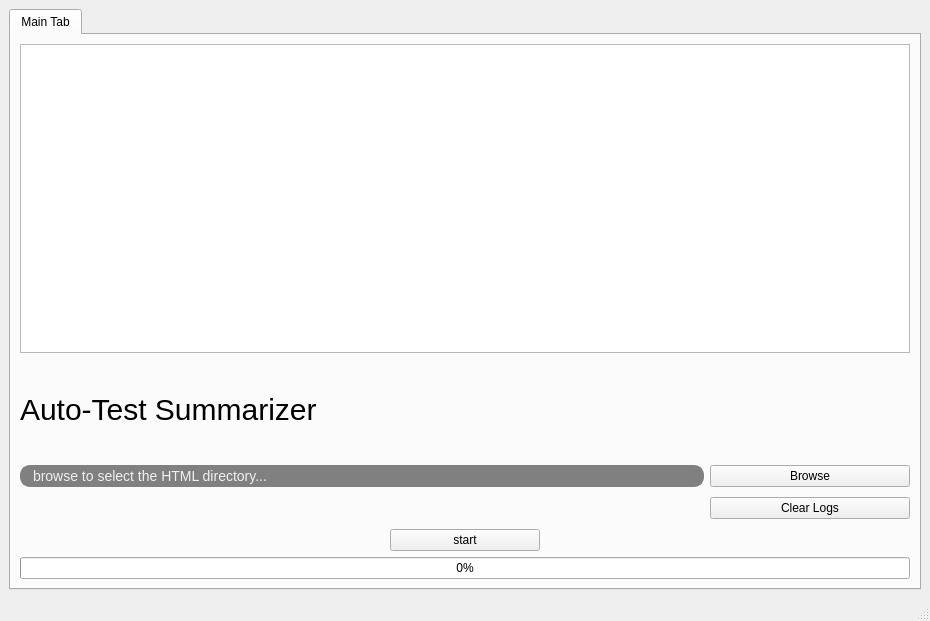
<?xml version="1.0" encoding="UTF-8"?>
<ui version="4.0">
 <class>MainWindow</class>
 <widget class="QMainWindow" name="MainWindow">
  <property name="geometry">
   <rect>
    <x>0</x>
    <y>0</y>
    <width>930</width>
    <height>621</height>
   </rect>
  </property>
  <property name="windowTitle">
   <string>Auto-Test Summarizer</string>
  </property>
  <property name="windowIcon">
   <iconset resource="r.qrc">
    <normaloff>:/icon/automation_icon-icons.com_70310.ico</normaloff>:/icon/automation_icon-icons.com_70310.ico</iconset>
  </property>
  <widget class="QWidget" name="centralwidget">
   <layout class="QGridLayout" name="gridLayout">
    <item row="0" column="0">
     <widget class="QTabWidget" name="tabWidget">
      <property name="styleSheet">
       <string notr="true">/*
 * The MIT License (MIT)
 *
 * Copyright (c) &lt;2013-2014&gt; &lt;Colin Duquesnoy&gt;
 *
 * Permission is hereby granted, free of charge, to any person obtaining a copy
 * of this software and associated documentation files (the &quot;Software&quot;), to deal
 * in the Software without restriction, including without limitation the rights
 * to use, copy, modify, merge, publish, distribute, sublicense, and/or sell
 * copies of the Software, and to permit persons to whom the Software is
 * furnished to do so, subject to the following conditions:

 * The above copyright notice and this permission notice shall be included in
 * all copies or substantial portions of the Software.

 * THE SOFTWARE IS PROVIDED &quot;AS IS&quot;, WITHOUT WARRANTY OF ANY KIND, EXPRESS OR
 * IMPLIED, INCLUDING BUT NOT LIMITED TO THE WARRANTIES OF MERCHANTABILITY,
 * FITNESS FOR A PARTICULAR PURPOSE AND NONINFRINGEMENT. IN NO EVENT SHALL THE
 * AUTHORS OR COPYRIGHT HOLDERS BE LIABLE FOR ANY CLAIM, DAMAGES OR OTHER
 * LIABILITY, WHETHER IN AN ACTION OF CONTRACT, TORT OR OTHERWISE, ARISING FROM,
 * OUT OF OR IN CONNECTION WITH THE SOFTWARE OR THE USE OR OTHER DEALINGS IN
 * THE SOFTWARE.
 */
QToolTip
{
    border: 1px solid #76797C;
    background-color: rgb(90, 102, 117);;
    color: white;
    padding: 5px;
    opacity: 200;
}

QWidget
{
    color: #eff0f1;
    background-color: #31363b;
    selection-background-color:#3daee9;
    selection-color: #eff0f1;
    background-clip: border;
    border-image: none;
    border: 0px transparent black;
    outline: 0;
}

QWidget:item:hover
{
    background-color: #3daee9;
    color: #eff0f1;
}

QWidget:item:selected
{
    background-color: #3daee9;
}

QCheckBox
{
    spacing: 5px;
    outline: none;
    color: #eff0f1;
    margin-bottom: 2px;
}

QCheckBox:disabled
{
    color: #76797C;
}

QCheckBox::indicator,
QGroupBox::indicator
{
    width: 18px;
    height: 18px;
}
QGroupBox::indicator
{
    margin-left: 2px;
}

QCheckBox::indicator:unchecked
{
    image: url(:/qss_icons/Dark_rc/checkbox_unchecked.png);
}

QCheckBox::indicator:unchecked:hover,
QCheckBox::indicator:unchecked:focus,
QCheckBox::indicator:unchecked:pressed,
QGroupBox::indicator:unchecked:hover,
QGroupBox::indicator:unchecked:focus,
QGroupBox::indicator:unchecked:pressed
{
  border: none;
    image: url(:/qss_icons/Dark_rc/checkbox_unchecked_focus.png);
}

QCheckBox::indicator:checked
{
    image: url(:/qss_icons/Dark_rc/checkbox_checked.png);
}

QCheckBox::indicator:checked:hover,
QCheckBox::indicator:checked:focus,
QCheckBox::indicator:checked:pressed,
QGroupBox::indicator:checked:hover,
QGroupBox::indicator:checked:focus,
QGroupBox::indicator:checked:pressed
{
  border: none;
    image: url(:/qss_icons/Dark_rc/checkbox_checked_focus.png);
}


QCheckBox::indicator:indeterminate
{
    image: url(:/qss_icons/Dark_rc/checkbox_indeterminate.png);
}

QCheckBox::indicator:indeterminate:focus,
QCheckBox::indicator:indeterminate:hover,
QCheckBox::indicator:indeterminate:pressed
{
    image: url(:/qss_icons/Dark_rc/checkbox_indeterminate_focus.png);
}

QCheckBox::indicator:checked:disabled,
QGroupBox::indicator:checked:disabled
{
    image: url(:/qss_icons/Dark_rc/checkbox_checked_disabled.png);
}

QCheckBox::indicator:unchecked:disabled,
QGroupBox::indicator:unchecked:disabled
{
    image: url(:/qss_icons/Dark_rc/checkbox_unchecked_disabled.png);
}

QRadioButton
{
    spacing: 5px;
    outline: none;
    color: #eff0f1;
    margin-bottom: 2px;
}

QRadioButton:disabled
{
    color: #76797C;
}
QRadioButton::indicator
{
    width: 21px;
    height: 21px;
}

QRadioButton::indicator:unchecked
{
    image: url(:/qss_icons/Dark_rc/radio_unchecked.png);
}


QRadioButton::indicator:unchecked:hover,
QRadioButton::indicator:unchecked:focus,
QRadioButton::indicator:unchecked:pressed
{
    border: none;
    outline: none;
    image: url(:/qss_icons/Dark_rc/radio_unchecked_focus.png);
}

QRadioButton::indicator:checked
{
    border: none;
    outline: none;
    image: url(:/qss_icons/Dark_rc/radio_checked.png);
}

QRadioButton::indicator:checked:hover,
QRadioButton::indicator:checked:focus,
QRadioButton::indicator:checked:pressed
{
    border: none;
    outline: none;
    image: url(:/qss_icons/Dark_rc/radio_checked_focus.png);
}

QRadioButton::indicator:checked:disabled
{
    outline: none;
    image: url(:/qss_icons/Dark_rc/radio_checked_disabled.png);
}

QRadioButton::indicator:unchecked:disabled
{
    image: url(:/qss_icons/Dark_rc/radio_unchecked_disabled.png);
}


QMenuBar
{
    background-color: #31363b;
    color: #eff0f1;
}

QMenuBar::item
{
    background: transparent;
}

QMenuBar::item:selected
{
    background: transparent;
    border: 1px solid #76797C;
}

QMenuBar::item:pressed
{
    border: 1px solid #76797C;
    background-color: #3daee9;
    color: #eff0f1;
    margin-bottom:-1px;
    padding-bottom:1px;
}

QMenu
{
    border: 1px solid #76797C;
    color: #eff0f1;
    margin: 2px;
}

QMenu::icon
{
    margin: 5px;
}

QMenu::item
{
    padding: 5px 30px 5px 30px;
    margin-left: 5px;
    border: 1px solid transparent; /* reserve space for selection border */
}

QMenu::item:selected
{
    color: #eff0f1;
}

QMenu::separator {
    height: 2px;
    background: lightblue;
    margin-left: 10px;
    margin-right: 5px;
}

QMenu::indicator {
    width: 18px;
    height: 18px;
}

/* non-exclusive indicator = check box style indicator
   (see QActionGroup::setExclusive) */
QMenu::indicator:non-exclusive:unchecked {
    image: url(:/qss_icons/Dark_rc/checkbox_unchecked.png);
}

QMenu::indicator:non-exclusive:unchecked:selected {
    image: url(:/qss_icons/Dark_rc/checkbox_unchecked_disabled.png);
}

QMenu::indicator:non-exclusive:checked {
    image: url(:/qss_icons/Dark_rc/checkbox_checked.png);
}

QMenu::indicator:non-exclusive:checked:selected {
    image: url(:/qss_icons/Dark_rc/checkbox_checked_disabled.png);
}

/* exclusive indicator = radio button style indicator (see QActionGroup::setExclusive) */
QMenu::indicator:exclusive:unchecked {
    image: url(:/qss_icons/Dark_rc/radio_unchecked.png);
}

QMenu::indicator:exclusive:unchecked:selected {
    image: url(:/qss_icons/Dark_rc/radio_unchecked_disabled.png);
}

QMenu::indicator:exclusive:checked {
    image: url(:/qss_icons/Dark_rc/radio_checked.png);
}

QMenu::indicator:exclusive:checked:selected {
    image: url(:/qss_icons/Dark_rc/radio_checked_disabled.png);
}

QMenu::right-arrow {
    margin: 5px;
    image: url(:/qss_icons/Dark_rc/right_arrow.png)
}


QWidget:disabled
{
    color: #454545;
    background-color: #31363b;
}

QAbstractItemView
{
    alternate-background-color: #31363b;
    color: #eff0f1;
    border: 1px solid 3A3939;
    border-radius: 2px;
}

QWidget:focus, QMenuBar:focus
{
    border: 1px solid #3daee9;
}

QTabWidget:focus, QCheckBox:focus, QRadioButton:focus, QSlider:focus
{
    border: none;
}

QLineEdit
{
    background-color: #232629;
    padding: 5px;
    border-style: solid;
    border: 1px solid #76797C;
    border-radius: 2px;
    color: #eff0f1;
}

QGroupBox {
    border:1px solid #76797C;
    border-radius: 2px;
    margin-top: 20px;
}

QGroupBox::title {
    subcontrol-origin: margin;
    subcontrol-position: top center;
    padding-left: 10px;
    padding-right: 10px;
    padding-top: 10px;
}

QAbstractScrollArea
{
    border-radius: 2px;
    border: 1px solid #76797C;
    background-color: transparent;
}

QScrollBar:horizontal
{
    height: 15px;
    margin: 3px 15px 3px 15px;
    border: 1px transparent #2A2929;
    border-radius: 4px;
    background-color: #2A2929;
}

QScrollBar::handle:horizontal
{
    background-color: #605F5F;
    min-width: 5px;
    border-radius: 4px;
}

QScrollBar::add-line:horizontal
{
    margin: 0px 3px 0px 3px;
    border-image: url(:/qss_icons/Dark_rc/right_arrow_disabled.png);
    width: 10px;
    height: 10px;
    subcontrol-position: right;
    subcontrol-origin: margin;
}

QScrollBar::sub-line:horizontal
{
    margin: 0px 3px 0px 3px;
    border-image: url(:/qss_icons/Dark_rc/left_arrow_disabled.png);
    height: 10px;
    width: 10px;
    subcontrol-position: left;
    subcontrol-origin: margin;
}

QScrollBar::add-line:horizontal:hover,QScrollBar::add-line:horizontal:on
{
    border-image: url(:/qss_icons/Dark_rc/right_arrow.png);
    height: 10px;
    width: 10px;
    subcontrol-position: right;
    subcontrol-origin: margin;
}


QScrollBar::sub-line:horizontal:hover, QScrollBar::sub-line:horizontal:on
{
    border-image: url(:/qss_icons/Dark_rc/left_arrow.png);
    height: 10px;
    width: 10px;
    subcontrol-position: left;
    subcontrol-origin: margin;
}

QScrollBar::up-arrow:horizontal, QScrollBar::down-arrow:horizontal
{
    background: none;
}


QScrollBar::add-page:horizontal, QScrollBar::sub-page:horizontal
{
    background: none;
}

QScrollBar:vertical
{
    background-color: #2A2929;
    width: 15px;
    margin: 15px 3px 15px 3px;
    border: 1px transparent #2A2929;
    border-radius: 4px;
}

QScrollBar::handle:vertical
{
    background-color: #605F5F;
    min-height: 5px;
    border-radius: 4px;
}

QScrollBar::sub-line:vertical
{
    margin: 3px 0px 3px 0px;
    border-image: url(:/qss_icons/Dark_rc/up_arrow_disabled.png);
    height: 10px;
    width: 10px;
    subcontrol-position: top;
    subcontrol-origin: margin;
}

QScrollBar::add-line:vertical
{
    margin: 3px 0px 3px 0px;
    border-image: url(:/qss_icons/Dark_rc/down_arrow_disabled.png);
    height: 10px;
    width: 10px;
    subcontrol-position: bottom;
    subcontrol-origin: margin;
}

QScrollBar::sub-line:vertical:hover,QScrollBar::sub-line:vertical:on
{

    border-image: url(:/qss_icons/Dark_rc/up_arrow.png);
    height: 10px;
    width: 10px;
    subcontrol-position: top;
    subcontrol-origin: margin;
}


QScrollBar::add-line:vertical:hover, QScrollBar::add-line:vertical:on
{
    border-image: url(:/qss_icons/Dark_rc/down_arrow.png);
    height: 10px;
    width: 10px;
    subcontrol-position: bottom;
    subcontrol-origin: margin;
}

QScrollBar::up-arrow:vertical, QScrollBar::down-arrow:vertical
{
    background: none;
}


QScrollBar::add-page:vertical, QScrollBar::sub-page:vertical
{
    background: none;
}

QTextEdit
{
    background-color: #232629;
    color: #eff0f1;
    border: 1px solid #76797C;
}

QPlainTextEdit
{
    background-color: #232629;;
    color: #eff0f1;
    border-radius: 2px;
    border: 1px solid #76797C;
}

QHeaderView::section
{
    background-color: #76797C;
    color: #eff0f1;
    padding: 5px;
    border: 1px solid #76797C;
}

QSizeGrip {
    image: url(:/qss_icons/Dark_rc/sizegrip.png);
    width: 12px;
    height: 12px;
}


QMainWindow::separator
{
    background-color: #31363b;
    color: white;
    padding-left: 4px;
    spacing: 2px;
    border: 1px dashed #76797C;
}

QMainWindow::separator:hover
{

    background-color: #787876;
    color: white;
    padding-left: 4px;
    border: 1px solid #76797C;
    spacing: 2px;
}


QMenu::separator
{
    height: 1px;
    background-color: #76797C;
    color: white;
    padding-left: 4px;
    margin-left: 10px;
    margin-right: 5px;
}


QFrame
{
    border-radius: 2px;
    border: 1px solid #76797C;
}

QFrame[frameShape=&quot;0&quot;]
{
    border-radius: 2px;
    border: 1px transparent #76797C;
}

QStackedWidget
{
    border: 1px transparent black;
}

QToolBar {
    border: 1px transparent #393838;
    background: 1px solid #31363b;
    font-weight: bold;
}

QToolBar::handle:horizontal {
    image: url(:/qss_icons/Dark_rc/Hmovetoolbar.png);
}
QToolBar::handle:vertical {
    image: url(:/qss_icons/Dark_rc/Vmovetoolbar.png);
}
QToolBar::separator:horizontal {
    image: url(:/qss_icons/Dark_rc/Hsepartoolbar.png);
}
QToolBar::separator:vertical {
    image: url(:/qss_icons/Dark_rc/Vsepartoolbar.png);
}
QToolButton#qt_toolbar_ext_button {
    background: #58595a
}

QPushButton
{
    color: #eff0f1;
    background-color: #31363b;
    border-width: 1px;
    border-color: #76797C;
    border-style: solid;
    padding: 5px;
    border-radius: 2px;
    outline: none;
}

QPushButton:disabled
{
    background-color: #31363b;
    border-width: 1px;
    border-color: #454545;
    border-style: solid;
    padding-top: 5px;
    padding-bottom: 5px;
    padding-left: 10px;
    padding-right: 10px;
    border-radius: 2px;
    color: #454545;
}

QPushButton:focus {
    background-color: #3daee9;
    color: white;
}

QPushButton:pressed
{
    background-color: #3daee9;
    padding-top: -15px;
    padding-bottom: -17px;
}

QComboBox
{
    selection-background-color: #3daee9;
    border-style: solid;
    border: 1px solid #76797C;
    border-radius: 2px;
    padding: 5px;
    min-width: 75px;
}

QPushButton:checked{
    background-color: #76797C;
    border-color: #6A6969;
}

QComboBox:hover,QPushButton:hover,QAbstractSpinBox:hover,QLineEdit:hover,QTextEdit:hover,QPlainTextEdit:hover,QAbstractView:hover,QTreeView:hover
{
    border: 1px solid #3daee9;
    color: #eff0f1;
}

QComboBox:on
{
    padding-top: 3px;
    padding-left: 4px;
    selection-background-color: #4a4a4a;
}

QComboBox QAbstractItemView
{
    background-color: #232629;
    border-radius: 2px;
    border: 1px solid #76797C;
    selection-background-color: #3daee9;
}

QComboBox::drop-down
{
    subcontrol-origin: padding;
    subcontrol-position: top right;
    width: 15px;

    border-left-width: 0px;
    border-left-color: darkgray;
    border-left-style: solid;
    border-top-right-radius: 3px;
    border-bottom-right-radius: 3px;
}

QComboBox::down-arrow
{
    image: url(:/qss_icons/Dark_rc/down_arrow_disabled.png);
}

QComboBox::down-arrow:on, QComboBox::down-arrow:hover,
QComboBox::down-arrow:focus
{
    image: url(:/qss_icons/Dark_rc/down_arrow.png);
}

QAbstractSpinBox {
    padding: 5px;
    border: 1px solid #76797C;
    background-color: #232629;
    color: #eff0f1;
    border-radius: 2px;
    min-width: 75px;
}

QAbstractSpinBox:up-button
{
    background-color: transparent;
    subcontrol-origin: border;
    subcontrol-position: center right;
}

QAbstractSpinBox:down-button
{
    background-color: transparent;
    subcontrol-origin: border;
    subcontrol-position: center left;
}

QAbstractSpinBox::up-arrow,QAbstractSpinBox::up-arrow:disabled,QAbstractSpinBox::up-arrow:off {
    image: url(:/qss_icons/Dark_rc/up_arrow_disabled.png);
    width: 10px;
    height: 10px;
}
QAbstractSpinBox::up-arrow:hover
{
    image: url(:/qss_icons/Dark_rc/up_arrow.png);
}


QAbstractSpinBox::down-arrow,QAbstractSpinBox::down-arrow:disabled,QAbstractSpinBox::down-arrow:off
{
    image: url(:/qss_icons/Dark_rc/down_arrow_disabled.png);
    width: 10px;
    height: 10px;
}
QAbstractSpinBox::down-arrow:hover
{
    image: url(:/qss_icons/Dark_rc/down_arrow.png);
}


QLabel
{
    border: 0px solid black;
}

QTabWidget{
    border: 0px transparent black;
}

QTabWidget::pane {
    border: 1px solid #76797C;
    padding: 5px;
    margin: 0px;
}

QTabBar
{
    qproperty-drawBase: 0;
    left: 5px; /* move to the right by 5px */
    border-radius: 3px;
}

QTabBar:focus
{
    border: 0px transparent black;
}

QTabBar::close-button  {
    image: url(:/qss_icons/Dark_rc/close.png);
    background: transparent;
}

QTabBar::close-button:hover
{
    image: url(:/qss_icons/Dark_rc/close-hover.png);
    background: transparent;
}

QTabBar::close-button:pressed {
    image: url(:/qss_icons/Dark_rc/close-pressed.png);
    background: transparent;
}

/* TOP TABS */
QTabBar::tab:top {
    color: #eff0f1;
    border: 1px solid #76797C;
    border-bottom: 1px transparent black;
    background-color: #31363b;
    padding: 5px;
    min-width: 50px;
    border-top-left-radius: 2px;
    border-top-right-radius: 2px;
}

QTabBar::tab:top:!selected
{
    color: #eff0f1;
    background-color: #54575B;
    border: 1px solid #76797C;
    border-bottom: 1px transparent black;
    border-top-left-radius: 2px;
    border-top-right-radius: 2px;    
}

QTabBar::tab:top:!selected:hover {
    background-color: #3daee9;
}

/* BOTTOM TABS */
QTabBar::tab:bottom {
    color: #eff0f1;
    border: 1px solid #76797C;
    border-top: 1px transparent black;
    background-color: #31363b;
    padding: 5px;
    border-bottom-left-radius: 2px;
    border-bottom-right-radius: 2px;
    min-width: 50px;
}

QTabBar::tab:bottom:!selected
{
    color: #eff0f1;
    background-color: #54575B;
    border: 1px solid #76797C;
    border-top: 1px transparent black;
    border-bottom-left-radius: 2px;
    border-bottom-right-radius: 2px;
}

QTabBar::tab:bottom:!selected:hover {
    background-color: #3daee9;
}

/* LEFT TABS */
QTabBar::tab:left {
    color: #eff0f1;
    border: 1px solid #76797C;
    border-left: 1px transparent black;
    background-color: #31363b;
    padding: 5px;
    border-top-right-radius: 2px;
    border-bottom-right-radius: 2px;
    min-height: 50px;
}

QTabBar::tab:left:!selected
{
    color: #eff0f1;
    background-color: #54575B;
    border: 1px solid #76797C;
    border-left: 1px transparent black;
    border-top-right-radius: 2px;
    border-bottom-right-radius: 2px;
}

QTabBar::tab:left:!selected:hover {
    background-color: #3daee9;
}


/* RIGHT TABS */
QTabBar::tab:right {
    color: #eff0f1;
    border: 1px solid #76797C;
    border-right: 1px transparent black;
    background-color: #31363b;
    padding: 5px;
    border-top-left-radius: 2px;
    border-bottom-left-radius: 2px;
    min-height: 50px;
}

QTabBar::tab:right:!selected
{
    color: #eff0f1;
    background-color: #54575B;
    border: 1px solid #76797C;
    border-right: 1px transparent black;
    border-top-left-radius: 2px;
    border-bottom-left-radius: 2px;
}

QTabBar::tab:right:!selected:hover {
    background-color: #3daee9;
}

QTabBar QToolButton::right-arrow:enabled {
     image: url(:/qss_icons/Dark_rc/right_arrow.png);
 }

 QTabBar QToolButton::left-arrow:enabled {
     image: url(:/qss_icons/Dark_rc/left_arrow.png);
 }

QTabBar QToolButton::right-arrow:disabled {
     image: url(:/qss_icons/Dark_rc/right_arrow_disabled.png);
 }

 QTabBar QToolButton::left-arrow:disabled {
     image: url(:/qss_icons/Dark_rc/left_arrow_disabled.png);
 }


QDockWidget {
    background: #31363b;
    border: 1px solid #403F3F;
    titlebar-close-icon: url(:/qss_icons/Dark_rc/close.png);
    titlebar-normal-icon: url(:/qss_icons/Dark_rc/undock.png);
}

QDockWidget::close-button, QDockWidget::float-button {
    border: 1px solid transparent;
    border-radius: 2px;
    background: transparent;
}

QDockWidget::close-button:hover, QDockWidget::float-button:hover {
    background: rgba(255, 255, 255, 10);
}

QDockWidget::close-button:pressed, QDockWidget::float-button:pressed {
    padding: 1px -1px -1px 1px;
    background: rgba(255, 255, 255, 10);
}

QTreeView, QListView
{
    border: 1px solid #76797C;
    background-color: #232629;
}

QTreeView:branch:selected, QTreeView:branch:hover
{
    background: url(:/qss_icons/Dark_rc/transparent.png);
}

QTreeView::branch:has-siblings:!adjoins-item {
    border-image: url(:/qss_icons/Dark_rc/transparent.png);
}

QTreeView::branch:has-siblings:adjoins-item {
    border-image: url(:/qss_icons/Dark_rc/transparent.png);
}

QTreeView::branch:!has-children:!has-siblings:adjoins-item {
    border-image: url(:/qss_icons/Dark_rc/transparent.png);
}

QTreeView::branch:has-children:!has-siblings:closed,
QTreeView::branch:closed:has-children:has-siblings {
    image: url(:/qss_icons/Dark_rc/branch_closed.png);
}

QTreeView::branch:open:has-children:!has-siblings,
QTreeView::branch:open:has-children:has-siblings  {
    image: url(:/qss_icons/Dark_rc/branch_open.png);
}

QTreeView::branch:has-children:!has-siblings:closed:hover,
QTreeView::branch:closed:has-children:has-siblings:hover {
    image: url(:/qss_icons/Dark_rc/branch_closed-on.png);
    }

QTreeView::branch:open:has-children:!has-siblings:hover,
QTreeView::branch:open:has-children:has-siblings:hover  {
    image: url(:/qss_icons/Dark_rc/branch_open-on.png);
    }

QListView::item:!selected:hover, QTreeView::item:!selected:hover  {
    background: rgba(167,218,245, 0.3);
    outline: 0;
    color: #eff0f1
}

QListView::item:selected:hover, QTreeView::item:selected:hover  {
    background: #3daee9;
    color: #eff0f1;
}

QSlider::groove:horizontal {
    border: 1px solid #565a5e;
    height: 4px;
    background: #565a5e;
    margin: 0px;
    border-radius: 2px;
}

QSlider::handle:horizontal {
    background: #232629;
    border: 1px solid #565a5e;
    width: 16px;
    height: 16px;
    margin: -8px 0;
    border-radius: 9px;
}

QSlider::groove:vertical {
    border: 1px solid #565a5e;
    width: 4px;
    background: #565a5e;
    margin: 0px;
    border-radius: 3px;
}

QSlider::handle:vertical {
    background: #232629;
    border: 1px solid #565a5e;
    width: 16px;
    height: 16px;
    margin: 0 -8px;
    border-radius: 9px;
}

QToolButton {
    background-color: transparent;
    border: 1px transparent #76797C;
    border-radius: 2px;
    margin: 3px;
    padding: 5px;
}

QToolButton[popupMode=&quot;1&quot;] { /* only for MenuButtonPopup */
 padding-right: 20px; /* make way for the popup button */
 border: 1px #76797C;
 border-radius: 5px;
}

QToolButton[popupMode=&quot;2&quot;] { /* only for InstantPopup */
 padding-right: 10px; /* make way for the popup button */
 border: 1px #76797C;
}


QToolButton:hover, QToolButton::menu-button:hover {
    background-color: transparent;
    border: 1px solid #3daee9;
    padding: 5px;
}

QToolButton:checked, QToolButton:pressed,
        QToolButton::menu-button:pressed {
    background-color: #3daee9;
    border: 1px solid #3daee9;
    padding: 5px;
}

/* the subcontrol below is used only in the InstantPopup or DelayedPopup mode */
QToolButton::menu-indicator {
    image: url(:/qss_icons/Dark_rc/down_arrow.png);
    top: -7px; left: -2px; /* shift it a bit */
}

/* the subcontrols below are used only in the MenuButtonPopup mode */
QToolButton::menu-button {
    border: 1px transparent #76797C;
    border-top-right-radius: 6px;
    border-bottom-right-radius: 6px;
    /* 16px width + 4px for border = 20px allocated above */
    width: 16px;
    outline: none;
}

QToolButton::menu-arrow {
    image: url(:/qss_icons/Dark_rc/down_arrow.png);
}

QToolButton::menu-arrow:open {
    border: 1px solid #76797C;
}

QPushButton::menu-indicator  {
    subcontrol-origin: padding;
    subcontrol-position: bottom right;
    left: 8px;
}

QTableView
{
    border: 1px solid #76797C;
    gridline-color: #31363b;
    background-color: #232629;
}


QTableView, QHeaderView
{
    border-radius: 0px;
}

QTableView::item:pressed, QListView::item:pressed, QTreeView::item:pressed  {
    background: #3daee9;
    color: #eff0f1;
}

QTableView::item:selected:active, QTreeView::item:selected:active, QListView::item:selected:active  {
    background: #3daee9;
    color: #eff0f1;
}


QHeaderView
{
    background-color: #31363b;
    border: 1px transparent;
    border-radius: 0px;
    margin: 0px;
    padding: 0px;

}

QHeaderView::section  {
    background-color: #31363b;
    color: #eff0f1;
    padding: 5px;
    border: 1px solid #76797C;
    border-radius: 0px;
    text-align: center;
}

QHeaderView::section::vertical::first, QHeaderView::section::vertical::only-one
{
    border-top: 1px solid #76797C;
}

QHeaderView::section::vertical
{
    border-top: transparent;
}

QHeaderView::section::horizontal::first, QHeaderView::section::horizontal::only-one
{
    border-left: 1px solid #76797C;
}

QHeaderView::section::horizontal
{
    border-left: transparent;
}


QHeaderView::section:checked
 {
    color: white;
    background-color: #334e5e;
 }

 /* style the sort indicator */
QHeaderView::down-arrow {
    image: url(:/qss_icons/Dark_rc/down_arrow.png);
}

QHeaderView::up-arrow {
    image: url(:/qss_icons/Dark_rc/up_arrow.png);
}


QTableCornerButton::section {
    background-color: #31363b;
    border: 1px transparent #76797C;
    border-radius: 0px;
}

QToolBox  {
    padding: 5px;
    border: 1px transparent black;
}

QToolBox::tab {
    color: #eff0f1;
    background-color: #31363b;
    border: 1px solid #76797C;
    border-bottom: 1px transparent #31363b;
    border-top-left-radius: 5px;
    border-top-right-radius: 5px;
}

QToolBox::tab:selected { /* italicize selected tabs */
    font: italic;
    background-color: #31363b;
    border-color: #3daee9;
 }

QStatusBar::item {
    border: 0px transparent dark;
 }


QFrame[height=&quot;3&quot;], QFrame[width=&quot;3&quot;] {
    background-color: #76797C;
}


QSplitter::handle {
    border: 1px dashed #76797C;
}

QSplitter::handle:hover {
    background-color: #787876;
    border: 1px solid #76797C;
}

QSplitter::handle:horizontal {
    width: 1px;
}

QSplitter::handle:vertical {
    height: 1px;
}

QProgressBar {
    border: 1px solid #76797C;
    border-radius: 5px;
    text-align: center;
}

QProgressBar::chunk {
    background-color: #05B8CC;
}

QDateEdit
{
    selection-background-color: #3daee9;
    border-style: solid;
    border: 1px solid #3375A3;
    border-radius: 2px;
    padding: 1px;
    min-width: 75px;
}

QDateEdit:on
{
    padding-top: 3px;
    padding-left: 4px;
    selection-background-color: #4a4a4a;
}

QDateEdit QAbstractItemView
{
    background-color: #232629;
    border-radius: 2px;
    border: 1px solid #3375A3;
    selection-background-color: #3daee9;
}

QDateEdit::drop-down
{
    subcontrol-origin: padding;
    subcontrol-position: top right;
    width: 15px;
    border-left-width: 0px;
    border-left-color: darkgray;
    border-left-style: solid;
    border-top-right-radius: 3px;
    border-bottom-right-radius: 3px;
}

QDateEdit::down-arrow
{
    image: url(:/qss_icons/Dark_rc/down_arrow_disabled.png);
}

QDateEdit::down-arrow:on, QDateEdit::down-arrow:hover,
QDateEdit::down-arrow:focus
{
    image: url(:/qss_icons/Dark_rc/down_arrow.png);
}</string>
      </property>
      <property name="currentIndex">
       <number>0</number>
      </property>
      <widget class="QWidget" name="tab">
       <attribute name="title">
        <string>Main Tab</string>
       </attribute>
       <layout class="QGridLayout" name="gridLayout_3">
        <item row="0" column="0">
         <widget class="QTextEdit" name="status_textEdit">
          <property name="styleSheet">
           <string notr="true">font-size: 20px;</string>
          </property>
          <property name="readOnly">
           <bool>true</bool>
          </property>
         </widget>
        </item>
        <item row="3" column="0" alignment="Qt::AlignHCenter">
         <widget class="QPushButton" name="start_btn">
          <property name="minimumSize">
           <size>
            <width>150</width>
            <height>0</height>
           </size>
          </property>
          <property name="maximumSize">
           <size>
            <width>200</width>
            <height>40</height>
           </size>
          </property>
          <property name="text">
           <string>start</string>
          </property>
         </widget>
        </item>
        <item row="2" column="0">
         <layout class="QGridLayout" name="gridLayout_2">
          <item row="0" column="1">
           <widget class="QPushButton" name="browse_btn">
            <property name="minimumSize">
             <size>
              <width>100</width>
              <height>0</height>
             </size>
            </property>
            <property name="maximumSize">
             <size>
              <width>200</width>
              <height>40</height>
             </size>
            </property>
            <property name="styleSheet">
             <string notr="true"/>
            </property>
            <property name="text">
             <string>Browse</string>
            </property>
           </widget>
          </item>
          <item row="0" column="0">
           <widget class="QLabel" name="browse_label">
            <property name="minimumSize">
             <size>
              <width>500</width>
              <height>0</height>
             </size>
            </property>
            <property name="maximumSize">
             <size>
              <width>1000</width>
              <height>30</height>
             </size>
            </property>
            <property name="autoFillBackground">
             <bool>false</bool>
            </property>
            <property name="styleSheet">
             <string notr="true">border: 2px solid gray;
border-radius: 10px;
padding: 0 8px;
background: gray;
color: #f0f0f0;
font-size: 14px;</string>
            </property>
            <property name="text">
             <string>browse to select the HTML directory...</string>
            </property>
           </widget>
          </item>
          <item row="1" column="0">
           <widget class="QLabel" name="num_files_label">
            <property name="minimumSize">
             <size>
              <width>0</width>
              <height>30</height>
             </size>
            </property>
            <property name="text">
             <string/>
            </property>
           </widget>
          </item>
          <item row="1" column="1">
           <widget class="QPushButton" name="clear_btn">
            <property name="text">
             <string>Clear Logs</string>
            </property>
           </widget>
          </item>
         </layout>
        </item>
        <item row="4" column="0">
         <widget class="QProgressBar" name="progressBar">
          <property name="value">
           <number>0</number>
          </property>
         </widget>
        </item>
        <item row="1" column="0">
         <layout class="QHBoxLayout" name="horizontalLayout">
          <item>
           <widget class="QLabel" name="tool_name_label">
            <property name="minimumSize">
             <size>
              <width>0</width>
              <height>100</height>
             </size>
            </property>
            <property name="maximumSize">
             <size>
              <width>16777215</width>
              <height>100</height>
             </size>
            </property>
            <property name="font">
             <font>
              <pointsize>-1</pointsize>
             </font>
            </property>
            <property name="styleSheet">
             <string notr="true">font-size: 30px;
qproperty-alignment: 'AlignCenter';</string>
            </property>
            <property name="text">
             <string>Auto-Test Summarizer</string>
            </property>
           </widget>
          </item>
          <item>
           <widget class="QLabel" name="label">
            <property name="minimumSize">
             <size>
              <width>100</width>
              <height>100</height>
             </size>
            </property>
            <property name="maximumSize">
             <size>
              <width>100</width>
              <height>100</height>
             </size>
            </property>
            <property name="styleSheet">
             <string notr="true">background-image: url(:/logo/bright.png);</string>
            </property>
            <property name="text">
             <string/>
            </property>
           </widget>
          </item>
         </layout>
        </item>
       </layout>
      </widget>
     </widget>
    </item>
   </layout>
  </widget>
  <widget class="QMenuBar" name="menubar">
   <property name="geometry">
    <rect>
     <x>0</x>
     <y>0</y>
     <width>930</width>
     <height>26</height>
    </rect>
   </property>
  </widget>
  <widget class="QStatusBar" name="statusbar"/>
 </widget>
 <resources>
  <include location="r.qrc"/>
 </resources>
 <connections/>
</ui>
